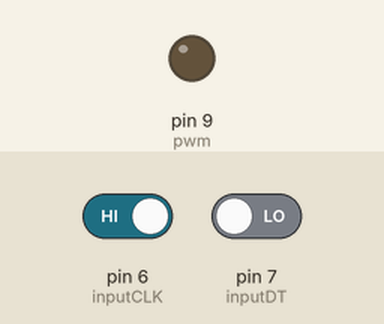
This sketch was run on a simulated Arduino Uno, built with avr-gcc and run on an emulated ATmega328P. Parts: output pins drawn as LEDs (lit = HIGH). Inputs (shaded band) come from the test bench; at power-on: pin 6 (inputCLK) HIGH, pin 7 (inputDT) LOW. Pins used as bus, display or sensor lines are not drawn; what the sketch prints to the serial monitor is not drawn.

Above: at 0.1 s.
At 4.8 s:
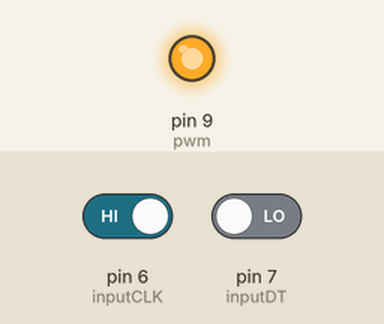
4.9 s: pin 6 (inputCLK) driven LOW
Timing chart, 0 to 7.9 s (numbered marks = the images above; inputs shaded):
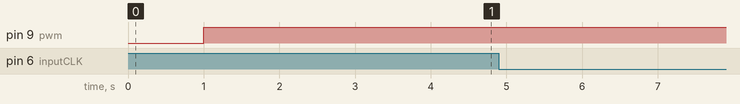

The sketch:

Closed-Loop_Cheetah.ino
```cpp
const int pwm = 9;
const int dir = 10;
const int inputCLK = 6;
const int inputDT = 7;
int max = 0;
double x=0;
int counter = 0;
int currentStateCLK;
int previousStateCLK;
String encdir ="";
double F_meas = 0;
double tau = 0;
double rpmo = 0;

double kp = 4.2294;
double ki = 65.5255;
double kd = 0.068083;
unsigned long currentTime, previousTime;
double elapsedTime;
double error;
double lastError;
double input, output, setpoint;
double cumError, rateError;

void setup() {
  pinMode(pwm,OUTPUT);
  pinMode(dir,OUTPUT);
  pinMode (inputCLK,INPUT);
  pinMode (inputDT,INPUT);
  Serial.begin(9600);
  setpoint = 5.15;
  previousStateCLK = digitalRead(inputCLK);

}
double measure()
 {
   currentStateCLK = digitalRead(inputCLK);
   if (currentStateCLK != previousStateCLK){
     if (digitalRead(inputDT) != currentStateCLK) {
       counter --;
       if(abs(counter)>max)
       {
        max = abs(counter);
       }

     } else {
       counter ++;
       encdir ="CW";
       if(abs(counter)>max)
       {
        max = abs(counter);
       }

     }

      Serial.print("   ");
      Serial.print("counter= ");
      Serial.print(counter);
      Serial.println();
      Serial.print("max= ");
      Serial.print(max);
      Serial.println();
      Serial.print("x= ");
      Serial.print(x);
      Serial.println();
   }
   previousStateCLK = currentStateCLK;
   return max*1.8/11.0;
 }

 double computePID(double inp){
        currentTime = millis();
        elapsedTime = (double)(currentTime - previousTime);

        error = setpoint - inp;
        cumError += error * elapsedTime;
        rateError = (error - lastError)/elapsedTime;

        double out = kp*error + ki*cumError + kd*rateError;

        lastError = error;
        previousTime = currentTime;

        return out;
}

void loop() {
  x = measure();
  F_meas = 10930.4*x*0.01;
  output = computePID(F_meas);
  digitalWrite(dir,LOW);
  //analogWrite(pwm,output);
  tau = output/1256.64;
  rpmo = 944.82*tau - 250;
  analogWrite(pwm,output);
  delay(1000);
  analogWrite(pwm,255);
  delay(3000);
  digitalWrite(dir,HIGH);
  analogWrite(pwm,200);
  max = 0;
}
```
